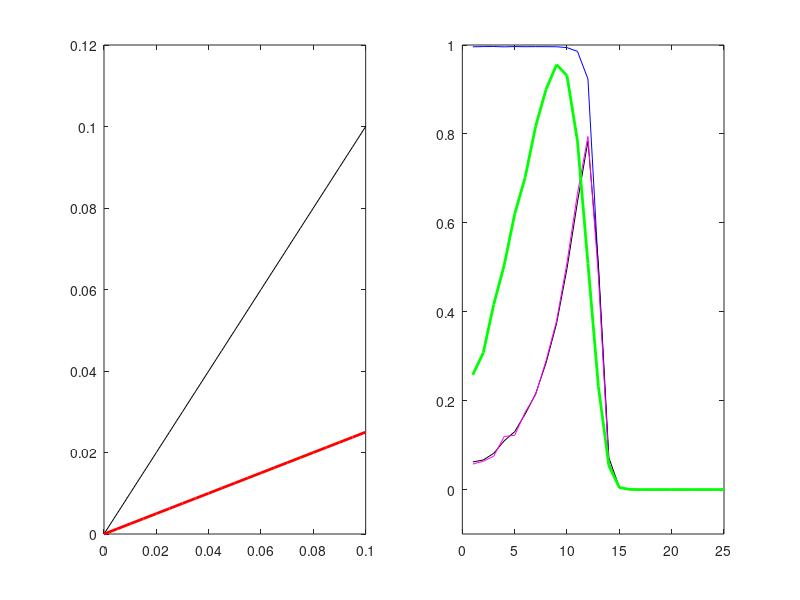

Here is the MATLAB script that generated this plot:
%2 dimension 4 variables (Fig1e)
%EGF (E), Notch signal (N), Delta (D), AS-C (A)
%Liniar cis-inhibition (original)
dn=0.25;dc=0.25;ec=0.07;
kd=1;ae=1;ad=1;
ea=100;de=1;ke=1;kn=1;Sigma=0;
dx = 2;dx2=dx * dx;dt=0.01;Tmax = 2000;
Xmax=25;Xsteps=1:Xmax;
Emax=0.1; Nmax=0.05;Dmax=0.1;
colorlimit_u=[0 1]; colorlimit_e=[0 Emax]; colorlimit_n=[0 Nmax];colorlimit_d=[0 Dmax];

E= zeros(Xmax,Xmax,Tmax);
N= zeros(Xmax,Xmax,Tmax);
D= zeros(Xmax,Xmax,Tmax);
A= zeros(Xmax,Xmax,Tmax);
Temp= zeros(Xmax,Xmax,Tmax);
  
A(:,1,1)=0.90*ones(Xmax,1,1);
A(:,2,1)=0.31*ones(Xmax,1,1);
A(:,3,1)=0.02*ones(Xmax,1,1);
E(:,1,1)=0.054*ones(Xmax,1,1);
E(:,2,1)=0.021*ones(Xmax,1,1);
E(:,3,1)=0.0016*ones(Xmax,1,1); 
D(:,1,1)=0.062*ones(Xmax,1,1);
D(:,2,1)=0.021*ones(Xmax,1,1);
D(:,3,1)=0.0013*ones(Xmax,1,1);

for T=1: Tmax-1
    if A(13,13,T)>0.5
        break
    end  
    Etemp=E(:,:,T);
    Eright(:,Xmax)=Etemp(:,Xmax);Eright(:,1:Xmax-1)=Etemp(:,2:Xmax);
    Eleft(:,1)=Etemp(:,1);Eleft(:,2:Xmax)=Etemp(:,1:Xmax-1);
    Etop(Xmax,:)=Etemp(Xmax,:);Etop(1:Xmax-1,:)=Etemp(2:Xmax,:);
    Ebottom(1,:)=Etemp(1,:);Ebottom(2:Xmax,:)=Etemp(1:Xmax-1,:);
    DeltaE=(Eright+Eleft+Etop+Ebottom-4*Etemp)/dx2;

    E(:,:,T+1)= E(:,:,T) + dt*( ae.*A(:,:,T).*(1-A(:,:,T)) - ke.*E(:,:,T) +de.*DeltaE);

    D(:,:,T+1)= D(:,:,T) + dt*( ad.*A(:,:,T).*(1-A(:,:,T)) - kd.*D(:,:,T) );     

    for X=2: Xmax-1
        for Y=2:Xmax-1
            N(Y,X,T+1)= N(Y,X,T) + dt*( dn*( D(Y,X+1,T)+D(Y,X-1,T)+D(Y+1,X,T)+D(Y-1,X,T)) -dc*D(Y,X,T) -kn*N(Y,X,T) );                     
        end
    end
    for X=2: Xmax-1        
        N(1,X,T+1)= N(1,X,T) + dt*( dn*( D(1,X+1,T)+D(1,X-1,T)+D(2,X,T)) -dc*(D(1,X,T)>=ec) -kn*N(1,X,T) );  
        N(Xmax,X,T+1)= N(Xmax,X,T) + dt*( dn*( D(Xmax,X+1,T)+D(Xmax,X-1,T)+D(Xmax-1,X,T)) -dc*D(Xmax,X,T) -kn*N(Xmax,X,T)  );         
    end
    for Y=2: Xmax-1        
        N(Y,1,T+1)= N(Y,1,T) + dt*( dn*( D(Y+1,1,T)+D(Y-1,1,T)+D(Y,2,T)) -dc*(D(Y,1,T)>=ec) -kn*N(Y,1,T));  
        N(Y,Xmax,T+1)= N(Y,Xmax,T) + dt*( dn*( D(Y+1,Xmax,T)+D(Y-1,Xmax,T)+D(Y,Xmax-1,T)) -dc*D(Y,Xmax,T) -kn*N(Y,Xmax,T) );         
    end       
    N(1,1,T+1)= N(1,1,T) + dt*( dn*( D(1,2,T)+D(1,1,T)) -dc*D(1,1,T) -kn*N(1,1,T));  
    N(Xmax,1,T+1)= N(Xmax,1,T) + dt*( dn*( D(Xmax,2,T)+D(Xmax-1,1,T)) -dc*D(Xmax,1,T) -kn*N(Xmax,1,T) );         
    N(1,Xmax,T+1)= N(1,Xmax,T) + dt*( dn*( D(2,Xmax,T)+D(1,Xmax-1,T)) -dc*D(1,Xmax,T) -kn*N(1,Xmax,T) );
    N(Xmax,Xmax,T+1)= N(Xmax,Xmax,T) + dt*( dn*( D(Xmax,Xmax-1,T)+D(Xmax-1,Xmax,T)) -dc*D(Xmax,Xmax,T) -kn*N(Xmax,Xmax,T) ); 

    Temp(:,:,T)=(E(:,:,T) > N(:,:,T)).*(E(:,:,T)-N(:,:,T)-Sigma);
    A(:,:,T+1)=A(:,:,T)+dt*ea.*Temp(:,:,T).*(1-A(:,:,T));
end

Tmax=T;
% figure('Position',[2000 500 800 600]);colormap jet;
% subplot(2,2,1);imagesc(Xsteps, Xsteps, A(:,:,Tmax),colorlimit_u);set(gca,'YDir','normal');title('AS-C');colorbar;
% subplot(2,2,2);imagesc(Xsteps, Xsteps, E(:,:,Tmax),colorlimit_e);set(gca,'YDir','normal');title('EGF');colorbar;
% subplot(2,2,3);imagesc(Xsteps, Xsteps, N(:,:,Tmax),colorlimit_n);set(gca,'YDir','normal');title('Notch');colorbar;
% subplot(2,2,4);imagesc(Xsteps, Xsteps, D(:,:,Tmax),colorlimit_d);set(gca,'YDir','normal');title('Delta');colorbar;

figure('Position',[1800 800 800 400]);
Xmax=0.1;X=0:Xmax/20:Xmax;
trans=dn* 4 * X;
cis=dc*X;
subplot(1,2,1); 
plot(X,trans,'k',X,cis,'r','LineWidth',2);xlim([0 Xmax]);ylim([0 0.12]);
for T=1:2:Tmax
subplot(1,2,2); 
plot(Xsteps,A(13,:,T),'b',Xsteps, 10*E(13,:,T),'k',Xsteps,10*D(13,:,T),'m',Xsteps,30*N(13,:,T),'g','LineWidth',2);ylim([-0.1 1]);
pause(0.01);
end
